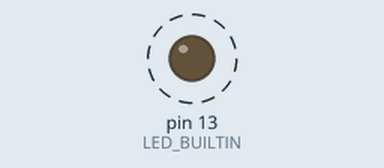
A sketch run on a simulated Arduino Uno, built with avr-gcc and run on an emulated ATmega328P. On the bench: output pins drawn as LEDs (lit = HIGH). Dashed ring = blinking.

Above: at 0.2 s.
Timing chart, 0 to 3.0 s (numbered marks = the images above):
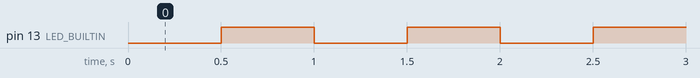

Measured:
- by itself, pin 13 (LED_BUILTIN): alternates HIGH for 0.50 s and LOW for 0.50 s

The sketch:

PulseBlink.ino
```cpp
const unsigned long m_intervalMillis = 500;
unsigned long m_previousMillis = 0;
bool m_ledState = false;

void setup() {
  pinMode(LED_BUILTIN, OUTPUT);
}

void loop() {
  const unsigned long m_currentMillis = millis();
  if (m_currentMillis - m_previousMillis >= m_intervalMillis) {
    m_previousMillis = m_currentMillis;
    m_ledState = !m_ledState;
    digitalWrite(LED_BUILTIN, m_ledState ? HIGH : LOW);
  }
}
```
